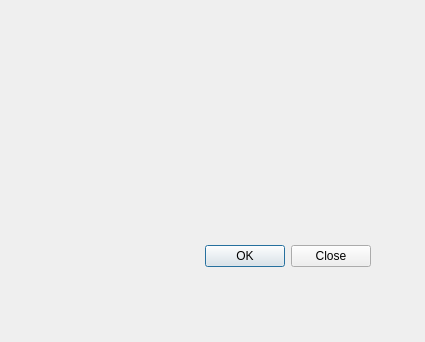
<?xml version="1.0" encoding="UTF-8"?>
<ui version="4.0">
 <class>Dialog</class>
 <widget class="QDialog" name="Dialog">
  <property name="geometry">
   <rect>
    <x>0</x>
    <y>0</y>
    <width>425</width>
    <height>342</height>
   </rect>
  </property>
  <property name="windowTitle">
   <string>Dialog</string>
  </property>
  <widget class="QDialogButtonBox" name="buttonBox">
   <property name="geometry">
    <rect>
     <x>30</x>
     <y>240</y>
     <width>341</width>
     <height>32</height>
    </rect>
   </property>
   <property name="orientation">
    <enum>Qt::Horizontal</enum>
   </property>
   <property name="standardButtons">
    <set>QDialogButtonBox::Close|QDialogButtonBox::Ok</set>
   </property>
  </widget>
 </widget>
 <resources/>
 <connections>
  <connection>
   <sender>buttonBox</sender>
   <signal>rejected()</signal>
   <receiver>Dialog</receiver>
   <slot>reject()</slot>
   <hints>
    <hint type="sourcelabel">
     <x>316</x>
     <y>260</y>
    </hint>
    <hint type="destinationlabel">
     <x>286</x>
     <y>274</y>
    </hint>
   </hints>
  </connection>
  <connection>
   <sender>buttonBox</sender>
   <signal>accepted()</signal>
   <receiver>Dialog</receiver>
   <slot>accept()</slot>
   <hints>
    <hint type="sourcelabel">
     <x>248</x>
     <y>254</y>
    </hint>
    <hint type="destinationlabel">
     <x>157</x>
     <y>274</y>
    </hint>
   </hints>
  </connection>
 </connections>
</ui>
